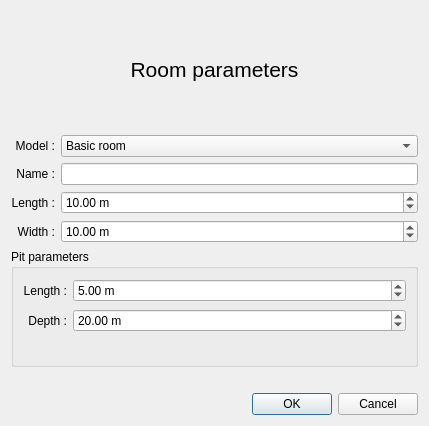
<?xml version="1.0" encoding="UTF-8"?>
<ui version="4.0">
 <class>CreateRoomDialog</class>
 <widget class="QDialog" name="CreateRoomDialog">
  <property name="geometry">
   <rect>
    <x>0</x>
    <y>0</y>
    <width>429</width>
    <height>426</height>
   </rect>
  </property>
  <property name="windowTitle">
   <string>Dialog</string>
  </property>
  <layout class="QGridLayout" name="gridLayout_2">
   <item row="0" column="0">
    <layout class="QGridLayout" name="gridLayout">
     <item row="2" column="0">
      <widget class="QLabel" name="nameLabel">
       <property name="text">
        <string>Name :</string>
       </property>
       <property name="alignment">
        <set>Qt::AlignRight|Qt::AlignTrailing|Qt::AlignVCenter</set>
       </property>
      </widget>
     </item>
     <item row="0" column="0" colspan="2">
      <widget class="QLabel" name="titleLabel">
       <property name="text">
        <string>&lt;html&gt;&lt;head/&gt;&lt;body&gt;&lt;p&gt;&lt;span style=&quot; font-size:16pt;&quot;&gt;Room parameters&lt;/span&gt;&lt;/p&gt;&lt;/body&gt;&lt;/html&gt;</string>
       </property>
       <property name="alignment">
        <set>Qt::AlignCenter</set>
       </property>
      </widget>
     </item>
     <item row="8" column="1">
      <widget class="QDialogButtonBox" name="buttonBox">
       <property name="orientation">
        <enum>Qt::Horizontal</enum>
       </property>
       <property name="standardButtons">
        <set>QDialogButtonBox::Cancel|QDialogButtonBox::Ok</set>
       </property>
      </widget>
     </item>
     <item row="3" column="0">
      <widget class="QLabel" name="widthLabel">
       <property name="text">
        <string>Length :</string>
       </property>
       <property name="alignment">
        <set>Qt::AlignRight|Qt::AlignTrailing|Qt::AlignVCenter</set>
       </property>
      </widget>
     </item>
     <item row="2" column="1">
      <widget class="QLineEdit" name="nameLineEdit">
       <property name="sizePolicy">
        <sizepolicy hsizetype="Expanding" vsizetype="Fixed">
         <horstretch>0</horstretch>
         <verstretch>0</verstretch>
        </sizepolicy>
       </property>
      </widget>
     </item>
     <item row="3" column="1">
      <widget class="QDoubleSpinBox" name="widthSpinBox">
       <property name="sizePolicy">
        <sizepolicy hsizetype="Expanding" vsizetype="Fixed">
         <horstretch>0</horstretch>
         <verstretch>0</verstretch>
        </sizepolicy>
       </property>
       <property name="locale">
        <locale language="English" country="UnitedStates"/>
       </property>
       <property name="suffix">
        <string> m</string>
       </property>
       <property name="value">
        <double>10.000000000000000</double>
       </property>
      </widget>
     </item>
     <item row="4" column="0">
      <widget class="QLabel" name="heightLabel">
       <property name="text">
        <string>Width :</string>
       </property>
       <property name="alignment">
        <set>Qt::AlignRight|Qt::AlignTrailing|Qt::AlignVCenter</set>
       </property>
      </widget>
     </item>
     <item row="4" column="1">
      <widget class="QDoubleSpinBox" name="heightSpinBox">
       <property name="sizePolicy">
        <sizepolicy hsizetype="Expanding" vsizetype="Fixed">
         <horstretch>0</horstretch>
         <verstretch>0</verstretch>
        </sizepolicy>
       </property>
       <property name="locale">
        <locale language="English" country="UnitedStates"/>
       </property>
       <property name="suffix">
        <string> m</string>
       </property>
       <property name="value">
        <double>10.000000000000000</double>
       </property>
      </widget>
     </item>
     <item row="1" column="1">
      <widget class="QComboBox" name="roomClassComboBox">
       <item>
        <property name="text">
         <string>Basic room</string>
        </property>
       </item>
       <item>
        <property name="text">
         <string>Room with pit</string>
        </property>
       </item>
      </widget>
     </item>
     <item row="6" column="0" colspan="2">
      <widget class="QGroupBox" name="pitParametersGroupBox">
       <property name="title">
        <string>Pit parameters</string>
       </property>
       <layout class="QGridLayout" name="gridLayout_4">
        <item row="0" column="0">
         <layout class="QGridLayout" name="pitParametersLayout">
          <item row="0" column="1">
           <widget class="QDoubleSpinBox" name="pitLengthSpinBox">
            <property name="locale">
             <locale language="English" country="UnitedStates"/>
            </property>
            <property name="suffix">
             <string> m</string>
            </property>
            <property name="value">
             <double>5.000000000000000</double>
            </property>
           </widget>
          </item>
          <item row="0" column="0">
           <widget class="QLabel" name="pitLengthLabel">
            <property name="text">
             <string>Length :</string>
            </property>
            <property name="alignment">
             <set>Qt::AlignRight|Qt::AlignTrailing|Qt::AlignVCenter</set>
            </property>
           </widget>
          </item>
          <item row="1" column="1">
           <widget class="QDoubleSpinBox" name="pitDepthSpinBox">
            <property name="locale">
             <locale language="English" country="Kenya"/>
            </property>
            <property name="suffix">
             <string> m</string>
            </property>
            <property name="value">
             <double>20.000000000000000</double>
            </property>
           </widget>
          </item>
          <item row="1" column="0">
           <widget class="QLabel" name="pitDepthLabel">
            <property name="text">
             <string>Depth :</string>
            </property>
            <property name="alignment">
             <set>Qt::AlignRight|Qt::AlignTrailing|Qt::AlignVCenter</set>
            </property>
           </widget>
          </item>
          <item row="2" column="1">
           <spacer name="horizontalSpacer">
            <property name="orientation">
             <enum>Qt::Horizontal</enum>
            </property>
            <property name="sizeHint" stdset="0">
             <size>
              <width>40</width>
              <height>20</height>
             </size>
            </property>
           </spacer>
          </item>
         </layout>
        </item>
       </layout>
      </widget>
     </item>
     <item row="1" column="0">
      <widget class="QLabel" name="roomClassLabel">
       <property name="text">
        <string>Model :</string>
       </property>
       <property name="alignment">
        <set>Qt::AlignRight|Qt::AlignTrailing|Qt::AlignVCenter</set>
       </property>
      </widget>
     </item>
     <item row="7" column="1">
      <spacer name="horizontalSpacer_2">
       <property name="orientation">
        <enum>Qt::Horizontal</enum>
       </property>
       <property name="sizeHint" stdset="0">
        <size>
         <width>40</width>
         <height>20</height>
        </size>
       </property>
      </spacer>
     </item>
    </layout>
   </item>
  </layout>
 </widget>
 <resources/>
 <connections>
  <connection>
   <sender>buttonBox</sender>
   <signal>accepted()</signal>
   <receiver>CreateRoomDialog</receiver>
   <slot>accept()</slot>
   <hints>
    <hint type="sourcelabel">
     <x>248</x>
     <y>254</y>
    </hint>
    <hint type="destinationlabel">
     <x>157</x>
     <y>274</y>
    </hint>
   </hints>
  </connection>
  <connection>
   <sender>buttonBox</sender>
   <signal>rejected()</signal>
   <receiver>CreateRoomDialog</receiver>
   <slot>reject()</slot>
   <hints>
    <hint type="sourcelabel">
     <x>316</x>
     <y>260</y>
    </hint>
    <hint type="destinationlabel">
     <x>286</x>
     <y>274</y>
    </hint>
   </hints>
  </connection>
 </connections>
</ui>
